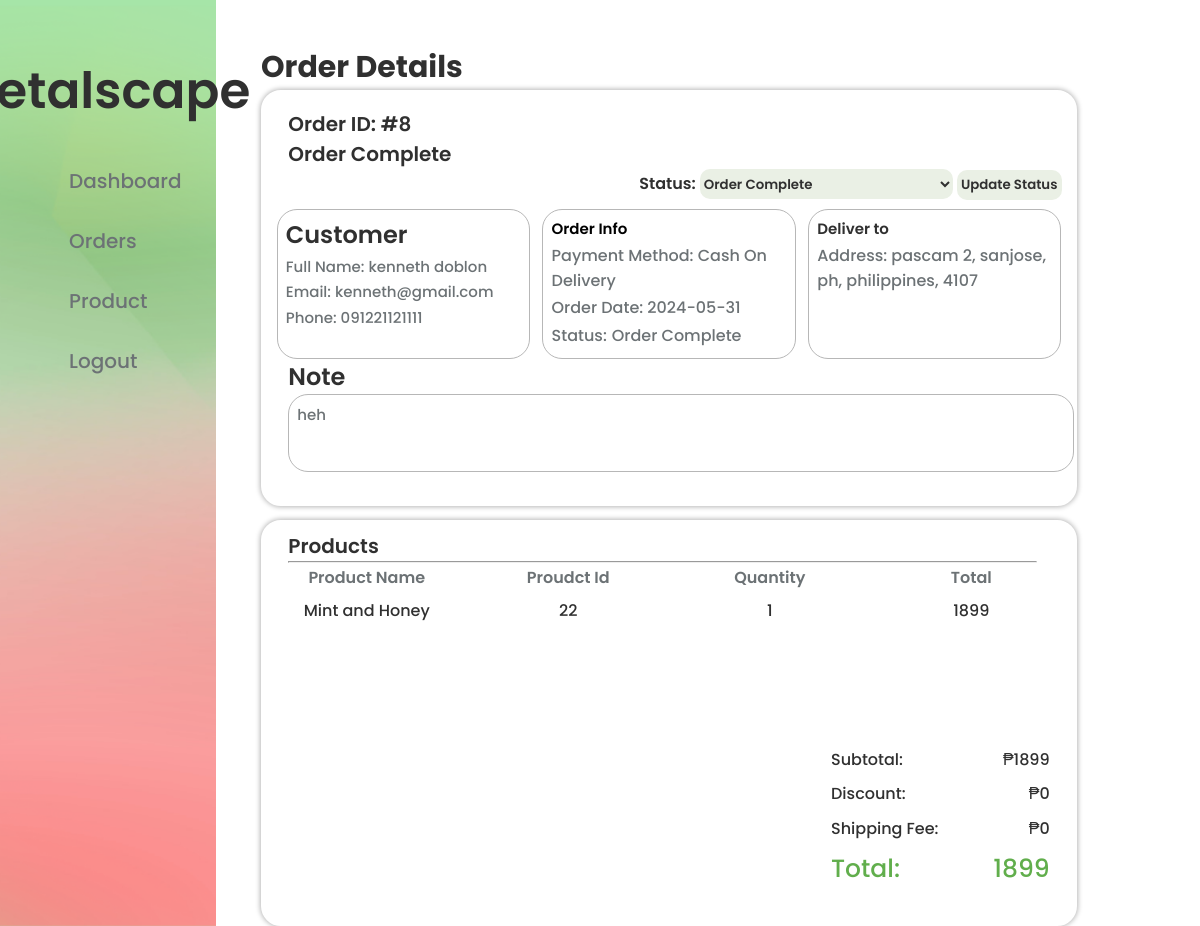
The page /orderPage.php?orderId=8 (signed in) on the database its author committed.
### tables this page shows
CREATE TABLE `orders` (
  `id` int(124) NOT NULL,
  `accountId` int(124) NOT NULL,
  `productId` int(124) NOT NULL,
  `name` varchar(124) NOT NULL,
  `quantity` int(124) NOT NULL,
  `email` varchar(124) NOT NULL,
  `address` varchar(248) NOT NULL,
  `contactNumber` varchar(248) NOT NULL,
  `modeOfPayment` varchar(124) NOT NULL,
  `message` varchar(1000) NOT NULL,
  `status` int(124) NOT NULL COMMENT '0 for "waiting for payment", 1 for "accepted payment/to be ship", 3 for "out for delivery"',
  `receipt` varchar(1000) NOT NULL COMMENT 'if gcash payment',
  `orderDate` datetime NOT NULL
);

CREATE TABLE `products` (
  `id` int(124) NOT NULL,
  `name` varchar(124) NOT NULL,
  `description` varchar(1000) NOT NULL,
  `price` int(124) NOT NULL,
  `quantity` int(124) NOT NULL,
  `category` varchar(124) NOT NULL,
  `img` varchar(1024) NOT NULL,
  `archive` int(124) NOT NULL COMMENT '1 means archived'
);

### orderPage.php (the view, shortened to what this page needs)
<!DOCTYPE html>
<html lang="en">
<head>
    <?php
    include_once 'functions/func_adminCheck.php';
    ?>
    <link rel="stylesheet" href="css/orderpage.css">
    <?php
    $orderId = $_GET['orderId'];
    $query = "SELECT * FROM `orders` WHERE id = '$orderId'";
    $result = mysqli_query($conn, $query);
    $rows = mysqli_fetch_assoc($result);
    $name = $rows['name'];
    $email = $rows['email'];
    $contactNumber = $rows['contactNumber'];
    $mop = $rows['modeOfPayment'];
    $date = date('Y-m-d', strtotime($rows['orderDate']));
    $status = $rows['status'];
    $address = $rows['address'];
    $message = $rows['message'];
    $quantity = $rows['quantity'];
    $productId = $rows['productId'];
    $prodouctQuery = "SELECT * FROM `products` where id = $productId";
    $productResult = mysqli_query($conn, $prodouctQuery);
    $productRow = mysqli_fetch_assoc($productResult);
    ?>
</head>
<body>
    <div class="main-container">
        <div class="admin-bg">
            <?php
            include 'constants/sidebar.php'
            ?>
        </div>
        <div class="order-detail-main-cont">
            <div class="order-details-txt">
                <h1>Order Details</h1>
            </div>
            <div class="order-details-cont">
                <div class="order-id">
                    <h2>
                        Order ID: #<?php echo $orderId ?>
                        <span class="status"> <?php if ($status == 0) { ?>Waiting For Payment<?php } else if ($status == 1) { ?>Payment Accepted/To be ship<?php } else if ($status == 2) { ?>Out for delivery<?php } else if ($status == 3) { ?><p>Order Complete<?php } else if ($status == 4) { ?>Cancelled<?php } else { ?>Error<?php } ?></span>
                    </h2>
                </div>
                <div class="update-status-btn">
                    <form action="functions/func_updateOrderStatus.php" method="post">
                        <label for="status">Status:</label>
                        <select name="status" id="status">
                            <option value="3" <?php if ($status == 3) echo 'selected'; ?>>Order Complete</option>
                        </select>
                        <button type="submit">Update Status</button>
                    </form>
                </div>
                <div class="customer-order-delivery-info">
                    <div class="customer-info">
                        <h2>Customer</h2>
                        <p>Full Name: <?php echo $name ?></p>
                        <p>Email: <?php echo $email ?></p>
                        <p>Phone: <?php echo $contactNumber ?></p>
                    </div>
                    <div class="order-info">
                        <h2>Order Info</h2>
                        <p>Payment Method: <?php if ($mop == 'cod') { ?>Cash On Delivery<?php } else { ?> Gcash Payment<?php } ?></p>
                        <p>Order Date: <?php echo $date ?></p>
                        <div class="status-order">
                            <p>Status:<?php if ($status == 0) { ?>Waiting For Payment<?php } else if ($status == 1) { ?>Payment Accepted/To be ship<?php } else if ($status == 2) { ?>Out for delivery<?php } else if ($status == 3) { ?><br>
                            <p>Order Complete<?php } else { ?>Error<?php } ?></p>
                        </div>
                    </div>
                    <div class="delivery-info">
                        <h2>Deliver to</h2>
                        <p>Address: <?php echo $address ?></p>
                    </div>
                </div>
                <div class="message">
                    <h2>Note</h2>
                    <p><?php echo $message ?></p>
                </div>
            </div>
            <div class="product-total-cont">
                <div class="product-txt">
                    <h2>Products</h2>
                    <hr>
                </div>
                <div>
                    <table class="product-info-table">
                        <tr>
                            <th>Product Name</th>
                            <th>Proudct Id</th>
                            <th>Quantity</th>
                            <th>Total</th>
                        </tr>
                        <?php
                        $productNameInfo = $productRow['name'];
                        $productIdInfo = $productRow['id'];
                        $productPriceInfo = $productRow['price'];
                        $total = $productPriceInfo * $quantity;
                        ?>
                        <tr class="product-info-cont">
                            <td><?php echo $productNameInfo ?></td>
                            <td><?php echo $productIdInfo ?></td>
                            <td><?php echo $quantity ?></td>
                            <td><?php echo $total ?></td>
                        </tr>
                    </table>
                </div>
                <div class="total-info-cont">
                    <div class="total-info">
                        <p>Subtotal:<span style="float: right;"> ₱<?php echo $total ?></span></p>
                        <p>Discount: <span style="float: right;">₱0</p></span>
                        <p>Shipping Fee:<span style="float: right;"> ₱0</p></span>
                        <p class="total-txt">Total:<span style="float: right;"><?php echo $total ?></span></p>
                    </div>
                </div>
            </div>
        </div>
    </div>
</body>
</html>

### css/orderpage.css (style rules this page uses)
* { padding: 0; margin: 0; }
.main-container { display: flex; flex-direction: row; }
.order-detail-main-cont { width: 75%; }
.order-details-txt { margin-top: 5%; padding-left: 5%; }
.order-details-txt h1 { font-size: 30px; font-family: "Poppins", sans-serif; font-weight: 700; font-style: normal; color: #303030; }
.order-details-cont { width: 90%; background-color: #FFFFFF; margin-left: 5%; border: 3px solid #FFFFFF; height: 410px; border-radius: 20px; box-shadow: 0px 0px 5px 1px #B7B7B7; }
.order-id { margin-top: 2%; padding-left: 3%; }
.order-id h2 { color: #303030; font-family: "Poppins", sans-serif; font-weight: 600; font-style: normal; font-size: 20px; }
.update-status-btn { display: flex; justify-content: flex-end; width: 100%; height: 40px; }
.update-status-btn label { color: #303030; font-family: "Poppins", sans-serif; font-weight: 600; font-style: normal; margin-left: -5%; }
.update-status-btn select { color: #303030; font-family: "Poppins", sans-serif; font-weight: 600; font-style: normal; height: 30px; border-radius: 10px; background-color: #EAF0E5; border-style: none; }
.update-status-btn button { color: #303030; font-family: "Poppins", sans-serif; font-weight: 600; font-style: normal; padding: 1%; background-color: #EAF0E5; border-style: none; height: 30px; border-radius: 10px; }
.customer-order-delivery-info { width: 100%; height: 150px; display: flex; justify-content: space-evenly; }
.customer-info { width: 30%; border: 1px solid #B7B7B7; border-radius: 20px; padding-left: 1%; }
.customer-info h2 { color: #303030; font-family: "Poppins", sans-serif; font-weight: 600; font-style: normal; padding-top: 3%; }
.customer-info p { padding-top: 1%; color: #6C7275; font-family: "Poppins", sans-serif; font-weight: 500; font-style: normal; font-size: 15px; }
.order-info { width: 30%; border: 1px solid #B7B7B7; border-radius: 20px; padding-left: 1%; }
.order-info h2 { font-family: "Poppins", sans-serif; font-weight: 600; font-style: normal; padding-top: 3%; font-size: 15px; }
.order-info p { padding-top: 1%; color: #6C7275; font-family: "Poppins", sans-serif; font-weight: 500; font-style: normal; }
.status-order { display: flex; width: auto; flex-wrap: wrap; column-gap: 5px; }
.delivery-info { width: 30%; border: 1px solid #B7B7B7; border-radius: 20px; padding-left: 1%; }
.delivery-info h2 { color: #303030; font-family: "Poppins", sans-serif; font-weight: 600; font-style: normal; padding-top: 3%; font-size: 15px; }
.delivery-info p { padding-top: 1%; color: #6C7275; font-family: "Poppins", sans-serif; font-weight: 500; font-style: normal; }
.message { height: 100px; padding-left: 3%; width: 97%; }
.message h2 { color: #303030; font-family: "Poppins", sans-serif; font-weight: 600; font-style: normal; }
.message p { font-size: 15px; color: #6C7275; font-family: "Poppins", sans-serif; font-weight: 500; font-style: normal; border: 1px solid #B7B7B7; border-radius: 20px; height: 60px; overflow-y: scroll; padding: 1%; }
.product-total-cont { width: 90%; background-color: #FFFFFF; margin-left: 5%; border: 3px solid #FFFFFF; height: 400px; border-radius: 20px; box-shadow: 0px 0px 5px 1px #B7B7B7; margin-top: 1.5%; }
.product-txt { padding-top: 1%; padding-left: 3%; }
.product-txt hr { width: 95%; }
.product-txt h2 { color: #303030; font-family: "Poppins", sans-serif; font-weight: 600; font-style: normal; font-size: 20px; }
.product-info-table { width: 100%; height: 180px; }
.product-info-table tr { width: 100%; display: flex; flex-direction: row; }
.product-info-table th { width: 100%; color: #6C7275; font-family: "Poppins", sans-serif; font-weight: 600; font-style: normal; }
.product-info-table td { padding-top: 1%; width: 100%; text-align: center; color: #303030; font-family: "Poppins", sans-serif; font-weight: 500; font-style: normal; }
.product-info-cont { overflow-y: scroll; height: 120px; }
.total-info-cont { width: 100%; height: 150px; display: flex; flex-direction: column; align-items: flex-end; }
.total-info { padding-right: 3%; width: 27%; height: 100%; display: flex; flex-direction: column; justify-content: space-around; }
.total-info p { color: #303030; font-family: "Poppins", sans-serif; font-weight: 500; }
.total-info p.total-txt { color: #61AE4C; font-size: 25px; }

### css/sidebar.css (style rules this page uses)
* { padding: 0; margin: 0; }
.admin-bg { background-image: url('../img/admin-bg.png'); background-repeat: no-repeat; background-size: cover; width: 18%; }

### rows shown on the page
orders: status "Order Complete", name "kenneth doblon", email "kenneth@gmail.com", contactNumber "091221121111", orderDate "2024-05-31", address "pascam 2, sanjose, ph, philippines, 4107", message "heh", quantity "1"
products: name "Mint and Honey", id "22", price "1899"

### other values the page prints
$orderId "8"
